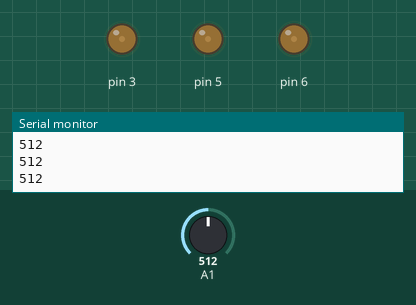
Recording of a sketch running on a simulated Arduino Uno, built with avr-gcc and run on an emulated ATmega328P. On the bench: output pins drawn as LEDs (lit = HIGH), the last lines printed to the serial monitor. Inputs (shaded band) come from the test bench; at power-on: A1 = 512.

Above: at 1.2 s.
1.3 s: A1 set to 490
At 1.8 s:
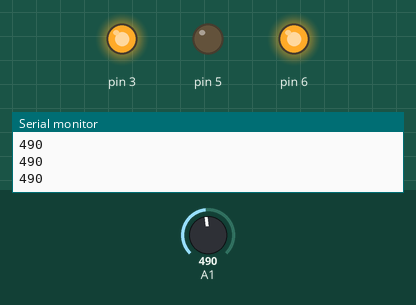
2.9 s: A1 set to 306
At 4.2 s:
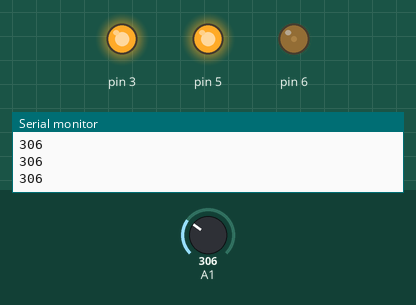
4.5 s: A1 set to 290
At 5.8 s:
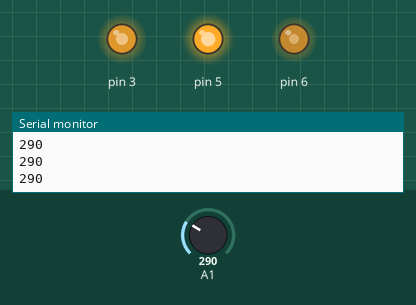
6.1 s: A1 set to 122
At 7.2 s:
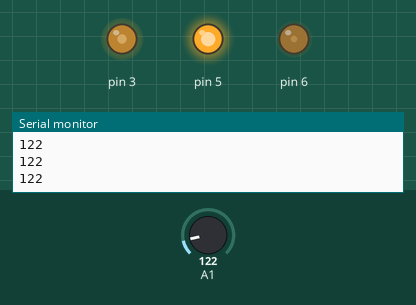
7.7 s: A1 set to 90
At 8.6 s:
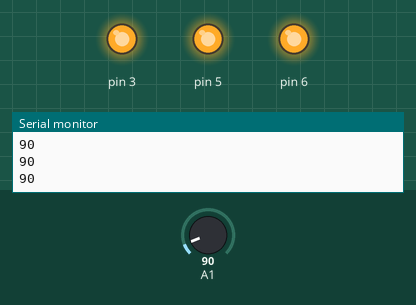
9.3 s: A1 set to 110
At 10.0 s:
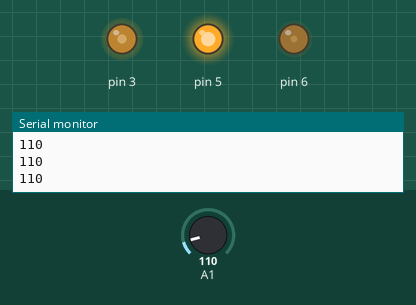
Timing chart, 0 to 11.9 s (numbered marks = the images above; inputs shaded):
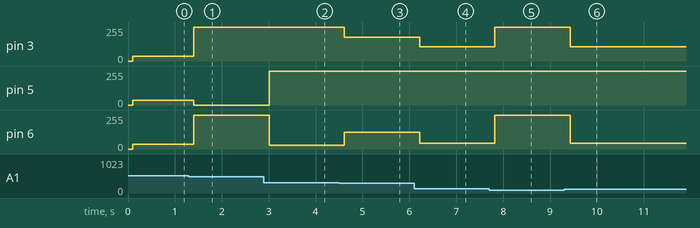

Measured:
- after the input at 1.3 s, pin 3, pin 6: 35/255 → 255/255 after 0.10 s; pin 5: 35/255 → 0/255 after 0.10 s
- after the input at 2.9 s, pin 5: 0/255 → 255/255 after 0.11 s; pin 6: 255/255 → 30/255 after 0.11 s
- after the input at 4.5 s, pin 3: 255/255 → 180/255 after 0.11 s; pin 6: 30/255 → 125/255 after 0.11 s
- after the input at 6.1 s, pin 3: 180/255 → 107/255 after 0.12 s; pin 6: 125/255 → 44/255 after 0.12 s
- after the input at 7.7 s, pin 3: 107/255 → 255/255 after 0.12 s; pin 6: 44/255 → 255/255 after 0.12 s
- after the input at 9.3 s, pin 3: 255/255 → 107/255 after 0.13 s; pin 6: 255/255 → 44/255 after 0.13 s

The sketch:

rgb_with_pot.ino
```cpp
/*PROGRAM FOR POT WITH RGB
 * DEVELOPER : AKASH M
 * DATE : 16/01/2020
 * COMPANY : ENVISION
 * VERSION : 7.0
 */
 int po=A1;
 void rgb(int,int,int);
void setup() {
  // put your setup code here, to run once:
pinMode(A1,INPUT);
pinMode(3,OUTPUT);
pinMode(5,OUTPUT);
pinMode(6,OUTPUT);
Serial.begin(9600);

}

void loop() {
  // put your main code here, to run repeatedly:
  int l=analogRead(A1);
  Serial.println(l);
  delay(100);
  if(l<=100)
  {
    rgb(0,0,0);
  }
  else if((l>100)&&(l<=200))
  {
    rgb(148,0,211);
  }
  else if((l>200)&&(l<=300))
  {
    rgb(75,0,130);
  }
   else if((l>300)&&(l<=400))
  {
    rgb(0,0,225);
  }
   else if((l>400)&&(l<=500))
  {
    rgb(0,255,0);
  }
   else if((l>500)&&(l<=600))
  {
    rgb(220,220,220);
  }
   else if((l>600)&&(l<=700))
  {
    rgb(0,0,0);
  }
   else if((l>700)&&(l<=800))
  {
    rgb(255,0,0);
  }
   else if((l>800)&&(l<=900))
  {
    rgb(255,255,255);
  }


}
void rgb(int r,int g,int b)
{
  analogWrite(3,255-r);
  analogWrite(5,255-g);
  analogWrite(6,255-b);
}
```
